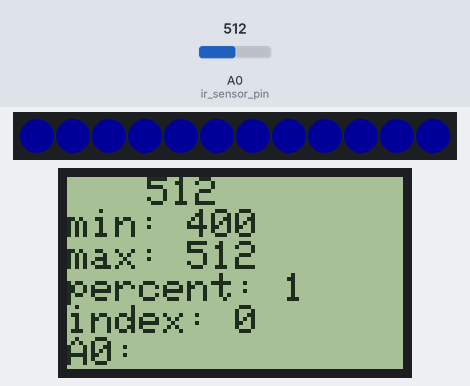
Recording of a sketch running on a simulated Arduino Uno, built with avr-gcc and run on an emulated ATmega328P. Parts: 12 RGB LEDs in strip order, left to right, 84×48 one-colour display. The inputs (shaded band) are chosen by the test bench; at power-on: A0 (ir_sensor_pin) = 512. Dim RGB values are drawn brighter than linear; what the sketch prints to the serial monitor is not drawn.

Above: at 1.2 s.
1.3 s: A0 (ir_sensor_pin) set to 498
At 2.2 s:
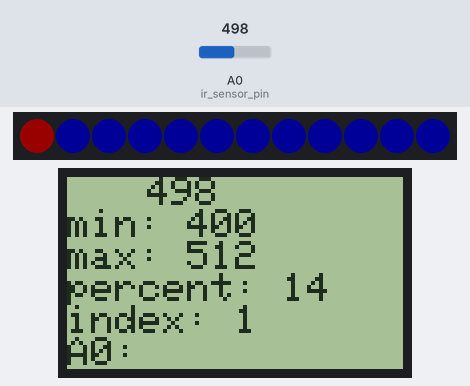
2.9 s: A0 (ir_sensor_pin) set to 417
At 3.7 s:
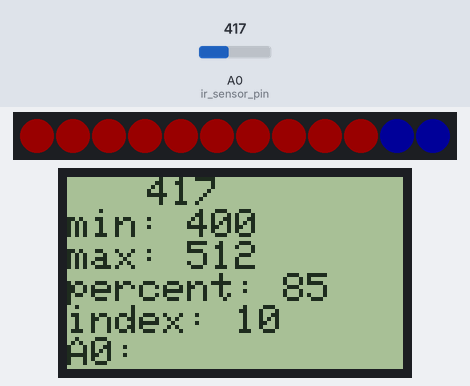
4.4 s: A0 (ir_sensor_pin) set to 392
At 5.4 s:
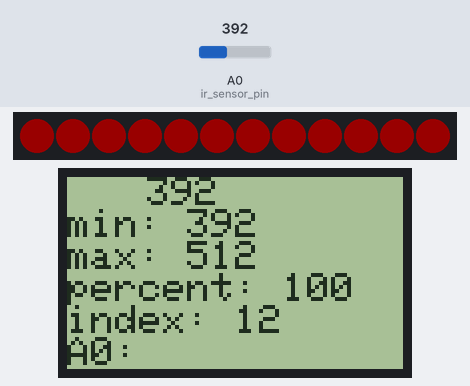
Timing chart, 0 to 7.4 s (numbered marks = the images above; inputs shaded):
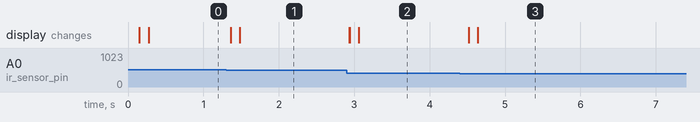

Measured:
- the behaviour switches between 506 and 505 on A0 (ir_sensor_pin) (found by bisection; images 0 and 1)
- the behaviour switches between 406 and 405 on A0 (ir_sensor_pin) (found by bisection; images 2 and 3)
- after the input at 1.3 s, the display: first changes after 0.06 s (image 1 shows a later state)
- after the input at 2.9 s, the display: first changes at once (image 2 shows a later state)
- after the input at 4.4 s, the display: first changes after 0.12 s (image 3 shows a later state)

The sketch:

IR-distance-sensor-display-led-strip.ino
```cpp
// IR distance sensor using Sharp GP2Y0A21YK0F Analog Distance Sensor
// The sensor is hooked to A0 and returns a votage reading inversely proportional to the distance to an object
// Note that readings under 10CM and over 70CM are mostly invalid
// https://www.ebay.com/itm/GP2Y0A21YK0F-Sharp-IR-Analog-Distance-Sensor-Distance-10-80CM-Free-Cable/202121681621?ssPageName=STRK%3AMEBIDX%3AIT&_trksid=p2057872.m2749.l2649
#include <SPI.h>
#include <Adafruit_GFX.h>
#include <Adafruit_PCD8544.h>
#include <Adafruit_NeoPixel.h>

#define ir_sensor_pin A0

Adafruit_PCD8544 display = Adafruit_PCD8544(7, 6, 5, 4, 3);

#define LEDPIN 12
#define NUMBER_PIXELS 12
Adafruit_NeoPixel strip = Adafruit_NeoPixel(NUMBER_PIXELS, LEDPIN, NEO_GRB + NEO_KHZ800);

#include <Adafruit_NeoPixel.h>
#define LEDPIN 12 // connect the Data from the strip to this pin on the Arduino
#define NUMBER_PIXELS 12

int sensor_value;
// pick typical mid sensor range values
int min_sensor_value = 400;
int max_sensor_value = 500;
int dist_scaled;
float percent_per_pixel = 100 / NUMBER_PIXELS;  // for 12 this is 8.333
int index;
int dist_cm;
int readpin=A0;
void setup() {
  strip.begin();
  display.begin();
  display.clearDisplay();
  display.setContrast(45); // change from 40 to 60...
  display.setTextSize(1); // a resonable size for Nokia 5110 display
  display.setTextColor(BLACK);
  pinMode(ir_sensor_pin,INPUT);
  Serial.begin(9600);
}

void loop() {
    // sensor_value=analogRead(ir_sensor_pin);

    // get 10 readings and average them
    sensor_value=average_n_sensor_values(10);
    if (sensor_value < min_sensor_value) min_sensor_value = sensor_value;
    if (sensor_value > max_sensor_value) max_sensor_value = sensor_value;

    Serial.print(" ");
    Serial.print(sensor_value);
    Serial.print(" min=");
    Serial.print(min_sensor_value);
    Serial.print(" max=");
    Serial.print(max_sensor_value);
    dist_scaled = map(sensor_value, min_sensor_value, max_sensor_value, 100, 1);
    dist_cm=(6762/(sensor_value-9))-4;
    Serial.print(" dist_scaled=");
    Serial.print(dist_scaled);
    Serial.print(" dist_cm=");
    Serial.println(dist_cm);
    index = (int) dist_scaled / percent_per_pixel;
    Serial.print(" index=");
    Serial.println(index);
    display_stats();
    display_led_strip();
}

int average_n_sensor_values(int n) {
   int total=0;
   for (int i=0; i<n; i++) {
    total += analogRead(ir_sensor_pin);
    delay(10);
  }
  return (int) total / n;
}

void display_stats() {
  display.clearDisplay();
  display.println("A0: ");
  display.setCursor(20,0);
  display.println(sensor_value);
  display.print("min: ");
  display.println(min_sensor_value);
  display.print("max: ");
  display.println(max_sensor_value);
  display.print("percent: ");
  display.println(dist_scaled);
  display.print("index: ");
  display.println(index
  );
  display.display();
}

void display_led_strip() {
  //
  for (int i=0; i < index; i++)
        strip.setPixelColor(i, 25, 0, 0);

  for (int i=index; i < NUMBER_PIXELS; i++)
        strip.setPixelColor(i, 0, 0, 25);
  strip.show();

}
```
